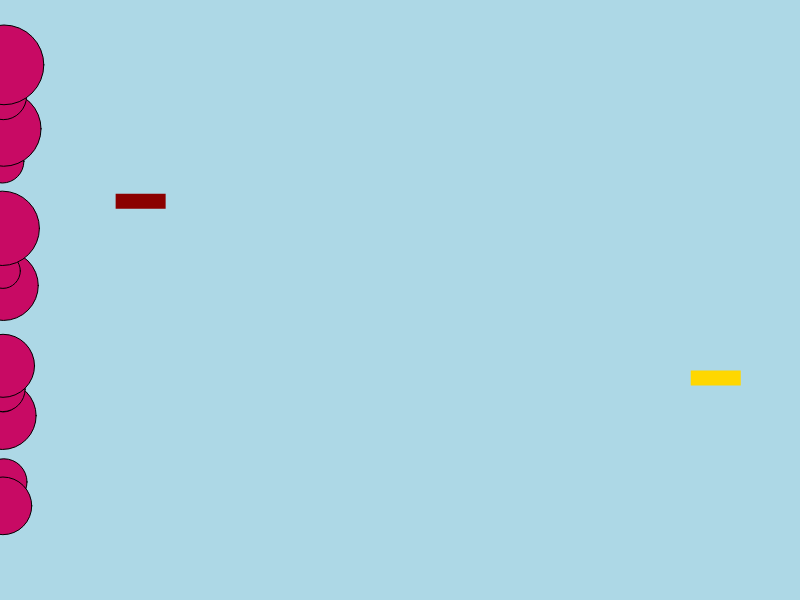
Frame 1 (no input)
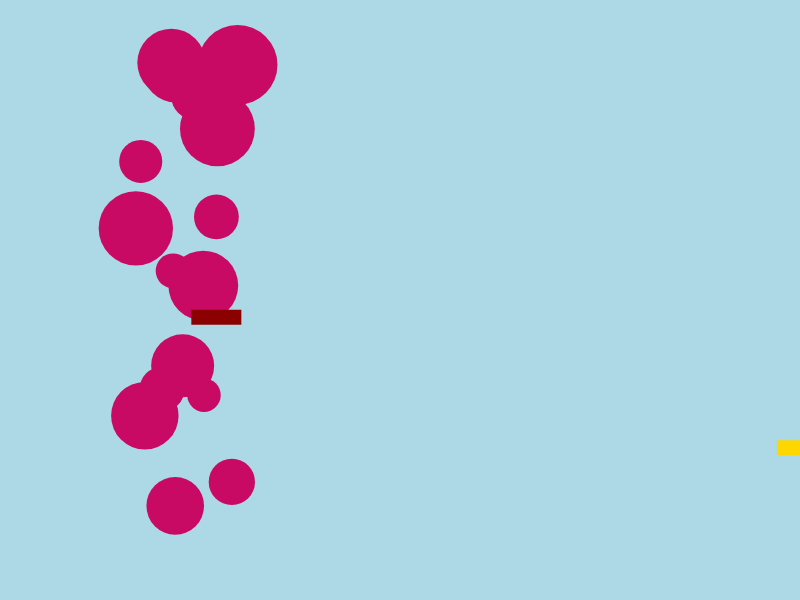
Frame 60 (no input)
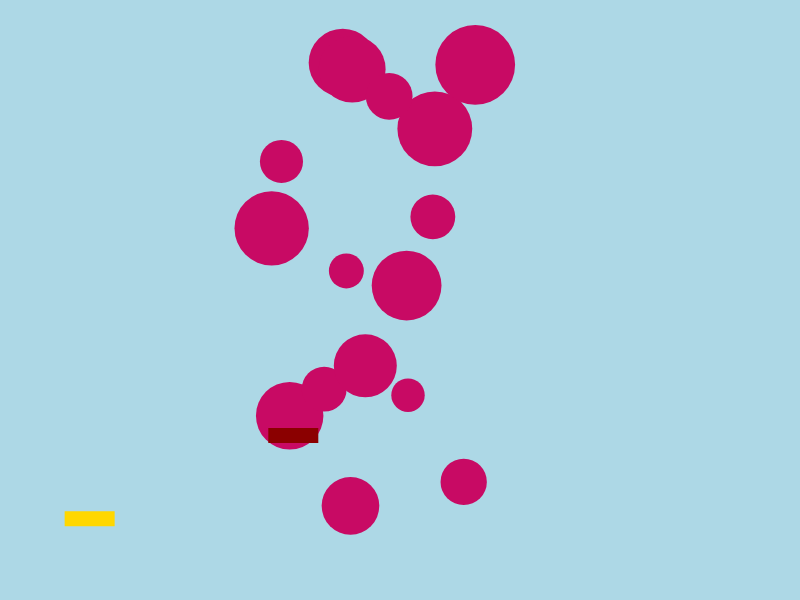
Frame 120 (the mouse pressed at the canvas centre since frame 60)

The p5.js sketch that drew these frames (run headless with seeded random() and noise() and a simulated clock; from frame 60 on, the mouse is pressed at the canvas centre):

// p5.js sketch
// ── sketch.js

class Asteroid{
  constructor() {
    this.x = 0;
    this.y = random(30, height-30);
    this.v = random(2,4);
    this.r = random(15,40);
  }

  update(){
  this.x += this.v;

  if (this.x > width+this.r){
    this.r =random(15, 40);
    this.x = 0-this.r;
    }
  }
  draw(){
    fill(200,10,100);
    ellipse(this.x, this.y, 2*this.r, 2*this.r);
  }
}
class Spaceship{
  constructor(_color) {
    this.x = random(0,width);
    this.y = random(0,width);
    this.vx = random(1,2);
    this.vy = random(1,2);
    this.color = _color;
  }

  update(){
    this.x += this.vx;
    this.y += this.vy;

    if(this.x > width) {
      this.x -= width;
    }
    if(this.y > height) {
      this.y -= height;
    }
  }

  draw(){
    noStroke();
    fill(this.color);
    rect(this.x, this.y, 50, 15)
  }
}

let asteroidArray = [];
let maxAsteriod = 16;

let spaceship0;
let spaceship1;


function setup() {
  createCanvas(800, 600);
  for (let i = 0; i < maxAsteriod; i++) {
    let anAsteroid = new Asteroid()
    asteroidArray.push(anAsteroid);
  }

  spaceship0 = new Spaceship("gold");
  spaceship1 = new Spaceship("darkred");

}

function draw() {
  background("lightblue");
  fill(220, 10, 100);

  for (let i = 0; i < asteroidArray.length; i += 1) {
    let anAsteroid = asteroidArray[i];

    anAsteroid. update();
    anAsteroid. draw();
  }

  spaceship0. update();
  spaceship0. draw();

  spaceship1. update();
  spaceship1. draw();
}
